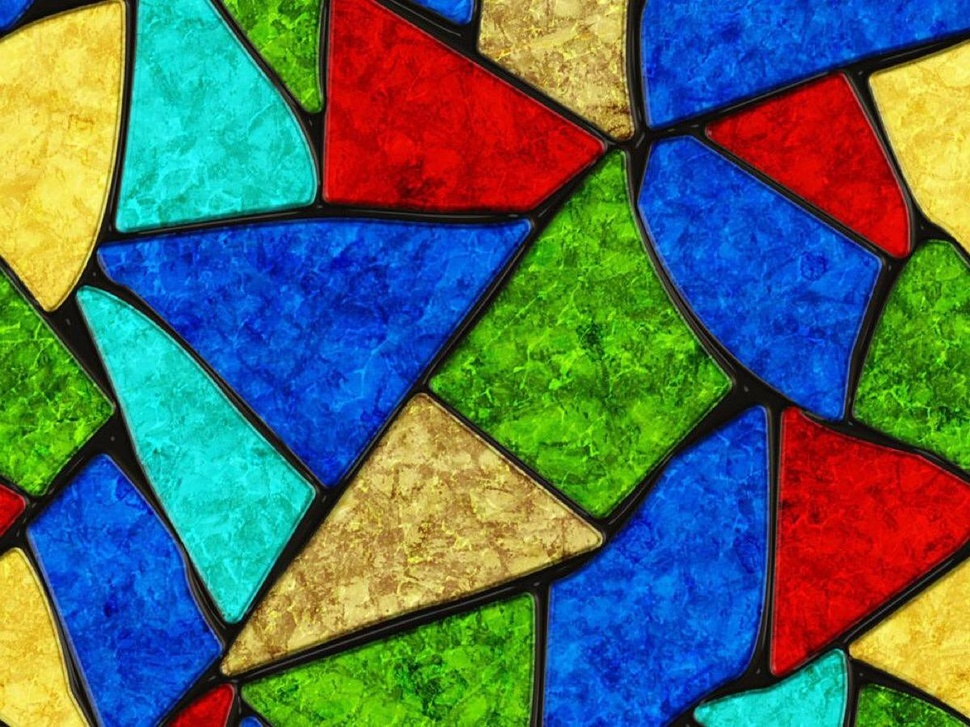
#> input picture chooseColor/3.jpg, 970 x 727 px, shrunk from 1200 x 900 before the run
$ python demo.py
#> lines starting #> are read from the running program, lines starting #| are printed output that depends on the picture
#> further down, img is the input picture: shape (727, 970, 3); mean B, G, R 98.5, 108, 83
from collections import Counter
import numpy as np
import cv2
from sklearn.cluster import KMeans
import matplotlib.pyplot as plt
import PIL
def palette_perc(k_cluster):
    width = 300
    palette = np.zeros((50, width, 3), np.uint8)
    n_pixels = len(k_cluster.labels_)
    counter = Counter(k_cluster.labels_) # count how many pixels per cluster
    perc = {}
    for i in counter:
        perc[i] = np.round(counter[i]/n_pixels, 2)
    perc = dict(sorted(perc.items()))
    print(perc)
    print(k_cluster.cluster_centers_)
    step = 0
    for idx, centers in enumerate(k_cluster.cluster_centers_):
        palette[:, step:int(step + perc[idx]*width+1), :] = centers
        step += int(perc[idx]*width+1)
    return palette
def show_img_compar(img_1, img_2 ):
    f, ax = plt.subplots(1, 2, figsize=(10,10))
    ax[0].imshow(img_1)
    ax[1].imshow(img_2)
    ax[0].axis('off')
    ax[1].axis('off')
    f.tight_layout()
    plt.show()
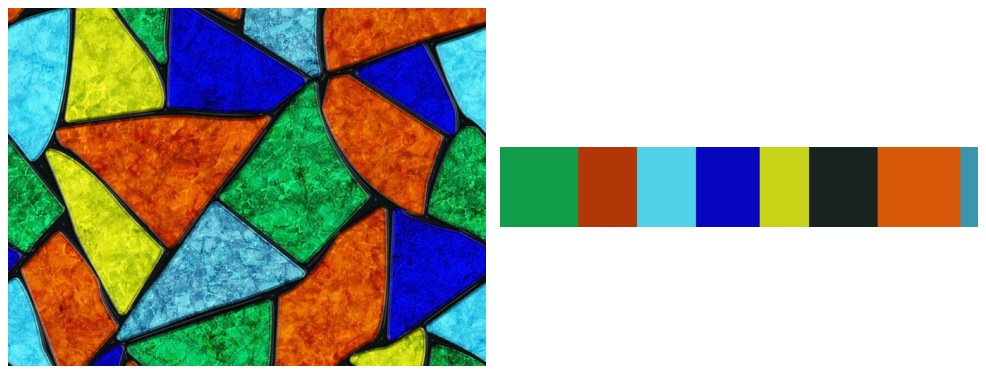
#> figure drawn by matplotlib, 2 panels; B, G, R data is drawn as R, G, B
img=cv2.imread('3.jpg')
clt=KMeans(n_clusters=8)
clt_1 = clt.fit(img.reshape(-1, 3))
show_img_compar(img, palette_perc(clt_1))
